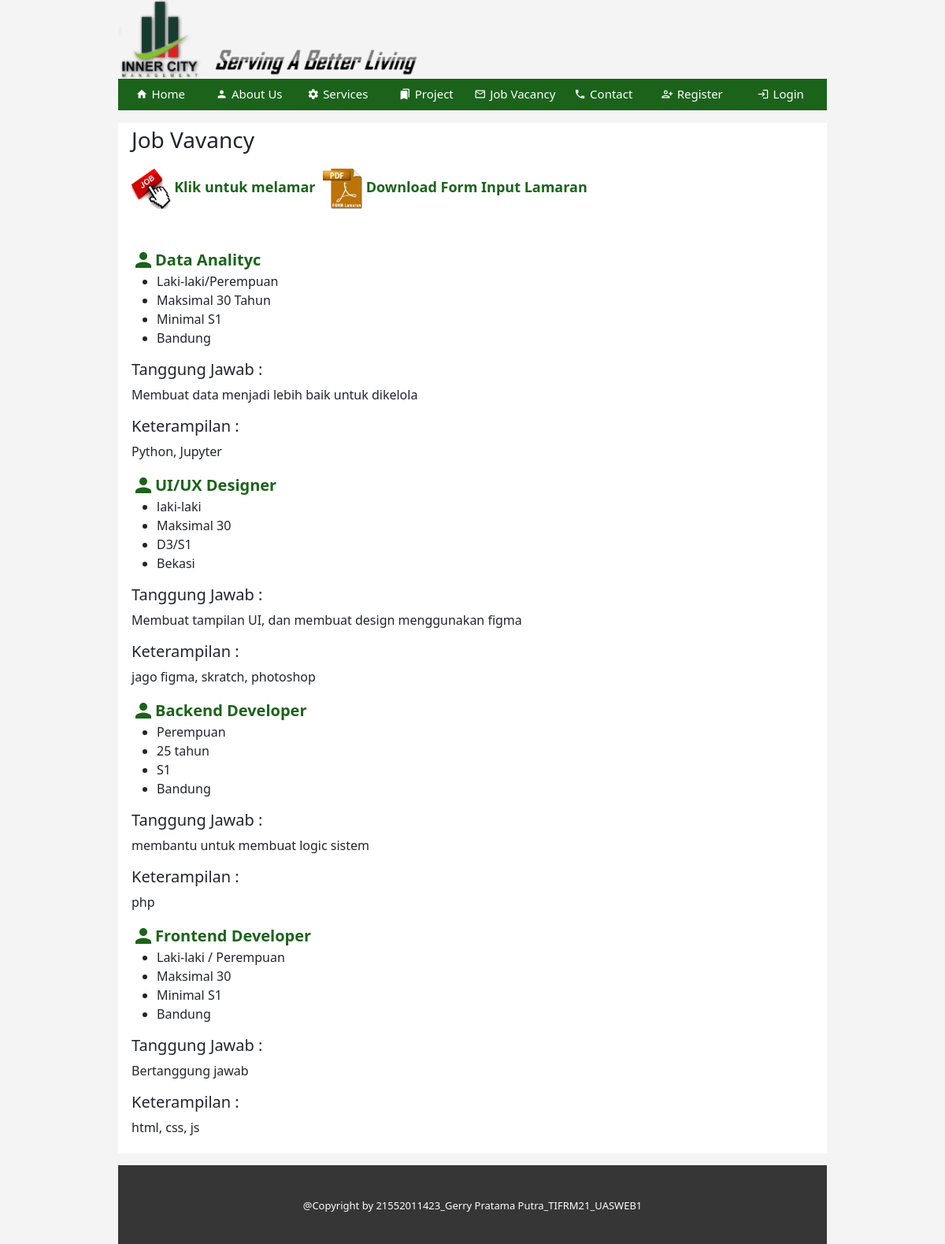
Page /job.php on the committed database.
### tables this page shows
CREATE TABLE `job` (
  `id_job` int(11) NOT NULL,
  `nama_job` varchar(200) NOT NULL,
  `gender` varchar(200) NOT NULL,
  `umur` varchar(200) NOT NULL,
  `pendidikan` varchar(200) NOT NULL,
  `tempat` varchar(200) NOT NULL,
  `tanggung_jawab` text NOT NULL,
  `keahlian` text NOT NULL
);

### config/database.php (called while the page is built)
<?php
class database {
  private $host = "localhost";
  private $user = "root";
  private $pass = "";
  private $db_name = "uas";
  protected $koneksi;
  public function __construct()
  {
    try {
      $this->koneksi = new PDO("mysql:host=$this->host;dbname=$this->db_name", $this->user, $this->pass);
      $this->koneksi->setAttribute(PDO::ATTR_ERRMODE, PDO::ERRMODE_EXCEPTION);
    } catch (PDOException $e) {
      echo $e->getMessage();
    }
    return $this->koneksi;
  }
}

### config/crud.php (called while the page is built, shortened)
<?php
class crud extends database {
  public function read($sql) {
    $stmtn = $this->koneksi->prepare($sql);
    $stmtn->execute();
    return $stmtn;
  }
}

### job.php (the view, shortened to what this page needs)
<?php
  require_once 'config/database.php';
  require_once 'config/crud.php';
  $obj = new crud;
  $login = false;
  $dataJob = $obj->read("SELECT * FROM job ORDER BY id_job DESC");
  $dataJob = $dataJob->fetchAll();
?>
<!DOCTYPE html>
<html>
  <head>
    <link
      href="https://cdn.jsdelivr.net/npm/bootstrap@5.3.0-alpha1/dist/css/bootstrap.min.css"
      rel="stylesheet"
    />
    <link rel="stylesheet" href="assets/css/main.css" />
  </head>
  <body id="job">
    <header>
      <img src="./assets/img/logo.png" alt="logo" />
      <nav>
        <ul>
          <li>
            <a href="index.php"><i class="material-icons">home</i>Home</a>
          </li>
          <li>
            <a href="about.php"><i class="material-icons">person</i>About Us</a>
          </li>
          <li>
            <a href="service.php"
              ><i class="material-icons">settings</i>Services</a
            >
          </li>
          <li>
            <a href="project.php"
              ><i class="material-icons">bookmarks</i>Project</a
            >
          </li>
          <li>
            <a href="job.php"
              ><i class="material-icons">mail_outline</i>Job Vacancy</a
            >
          </li>
          <li>
            <a href="contact.php"><i class="material-icons">phone</i>Contact</a>
          </li>
          <?php if ($login) : ?>
            <li>
              <a href="admin/index.php"><i class="material-icons">person</i><?= $data[0]['username'];?></a>
            </li>
          <?php else : ?>
            <li>
              <a href="register.php"
                ><i class="material-icons">person_add_alt</i>Register</a
              >
            </li>
            <li>
              <a href="login.php"><i class="material-icons">login</i>Login</a>
            </li>
          <?php endif; ?>
        </ul>
      </nav>
    </header>
    <main>
    <section class="service">
      <div class="container">
        <h3>Job Vavancy</h3>
        <div class="box_information">
          <div class="bx">
            <img src="assets/img/jobs.png" alt="job">
            <a href="">Klik untuk melamar</a>
          </div>
          <div class="bx">
            <img src="assets/img/pdficon.png" alt="pdf">
            <a href="">Download Form Input Lamaran</a>
          </div>
        </div>
        <div class="box_job-available">
          <?php foreach($dataJob as $data) : ?>
          <div class="box">
            <div class="sub-header">
              <i class="material-icons">person</i>
              <a href=""><?= $data['nama_job'];?></a>
            </div>
            <ul>
              <li><?= $data['gender'];?></li>
              <li><?= $data['umur'];?></li>
              <li><?= $data['pendidikan'];?></li>
              <li><?= $data['tempat'];?></li>
            </ul>
            <div class="responsibility">
              <h5>Tanggung Jawab :</h5>
              <p><?= $data['tanggung_jawab'];?></p>
            </div>
            <div class="skills">
              <h5>Keterampilan :</h5>
              <p><?= $data['keahlian'];?></p>
            </div>
          </div>
          <?php endforeach; ?>
        </div>
      </div>
    </section>
    </main>
    <footer>
      <div class="container">
        <p>@Copyright by 21552011423_Gerry Pratama Putra_TIFRM21_UASWEB1</p>
      </div>
    </footer>
  </body>
</html>

### assets/css/main.css (style rules this page uses)
body#job { margin: 0; padding: 0 150px; background-color: #f4f4f4; }
body#job header { display: flex; flex-direction: column; }
body#job header img { width: 400px; }
body#job header nav ul { height: 40px; display: flex; background-color: rgb(27, 99, 27); list-style: none; padding: 0; }
body#job header nav ul li { width: 110px; background-color: rgb(27, 99, 27); margin-right: 5px; display: flex; justify-content: center; align-items: center; }
body#job header nav ul li a { font-size: 15px; color: #fff; text-decoration: none; display: flex; align-items: center; justify-content: center; }
body#job header nav ul li a i { font-size: 15px; margin-right: 5px; }
body#job main { padding: 5px; width: 100%; min-height: 100px; background-color: #fff; }
body#job main section { width: 100%; height: 100%; }
body#job main section .container h3 { margin-bottom: 20px; }
body#job main section .container .box_information { display: flex; margin-bottom: 50px; }
body#job main section .container .box_information .bx { margin-right: 10px; }
body#job main section .container .box_information .bx img { width: 50px; }
body#job main section .container .box_information .bx a { text-decoration: none; font-size: 18px; font-weight: 700; color: rgb(27, 99, 27); }
body#job main section .container .box_job-available .box .sub-header { display: flex; align-items: center; }
body#job main section .container .box_job-available .box .sub-header i { font-size: 30px; color: rgb(27, 99, 27); }
body#job main section .container .box_job-available .box .sub-header a { text-decoration: none; color: rgb(27, 99, 27); font-weight: 700; font-size: 20px; }
body#job footer { margin-top: 15px; background-color: rgb(54, 54, 54); height: 100px; }
body#job footer .container { width: 100%; height: 100%; display: grid; place-items: center; }
body#job footer .container p { color: #fff; font-size: 13px; margin-top: 20px; }

### rows in the picture
job: nama_job "Data Analityc", gender "Laki-laki/Perempuan", umur "Maksimal 30 Tahun", pendidikan "Minimal S1", tempat "Bandung", tanggung_jawab "Membuat data menjadi lebih baik untuk dikelola", keahlian "Python, Jupyter"
job: nama_job "UI/UX Designer", gender "laki-laki", umur "Maksimal 30", pendidikan "D3/S1", tempat "Bekasi", tanggung_jawab "Membuat tampilan UI, dan membuat design menggunakan figma", keahlian "jago figma, skratch, photoshop"
job: nama_job "Backend Developer", gender "Perempuan", umur "25 tahun", pendidikan "S1", tempat "Bandung", tanggung_jawab "membantu untuk membuat logic sistem", keahlian "php"
job: nama_job "Frontend Developer", gender "Laki-laki / Perempuan", umur "Maksimal 30", pendidikan "Minimal S1", tempat "Bandung", tanggung_jawab "Bertanggung jawab", keahlian "html, css, js"
